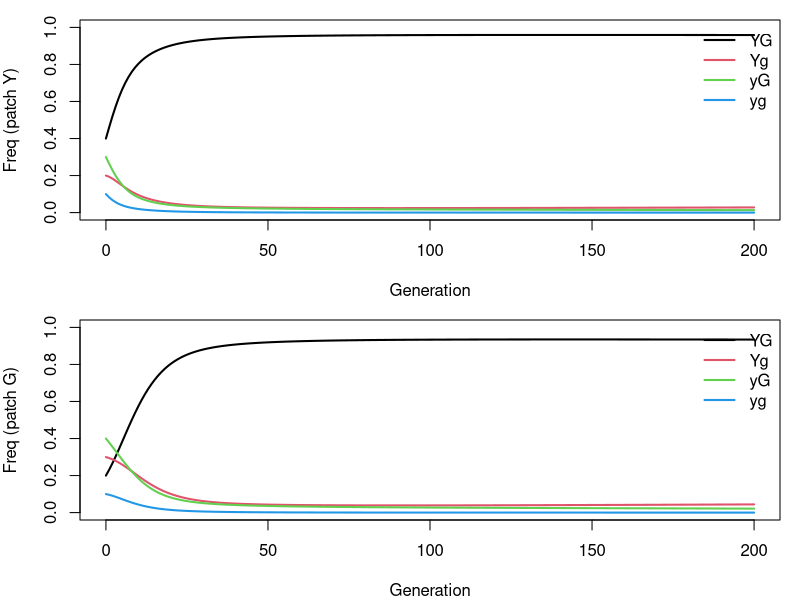
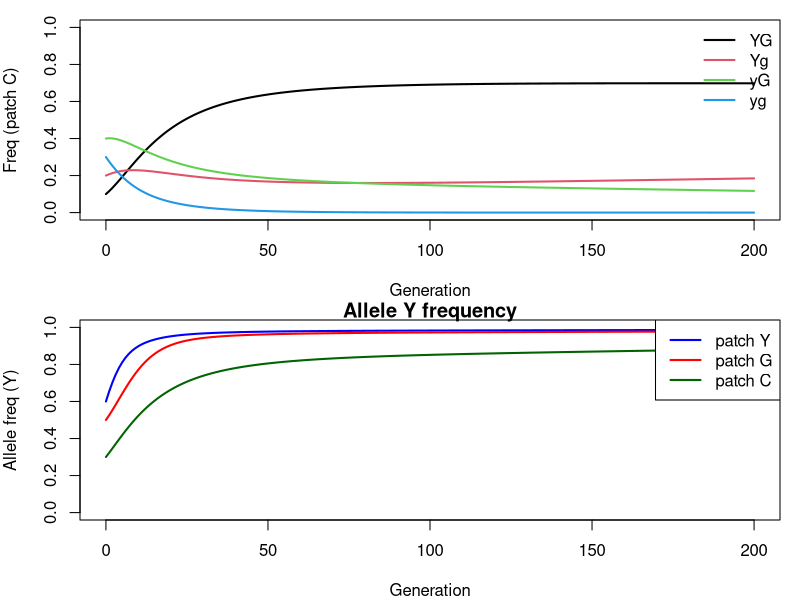

Source code (R) for these figures, in order:
#modele: 4 génotypes (YG, Yg, yG, yg) dans 3 patches (Y, G, C)
# Selection (fitness depends on patch and genotype) -> normalize -> migration with m1, m2

#patch Y: traité fortement avec le fongicide (région)
#patch G: traité moyen
#patch C: non traité

# PARAMÈTRES
gens <- 200            # nb de generation
m1 <- 0.05             # migration rate from patch G into Y (choisir aléatoire)
m2 <- 0.03             # migration rate from patch C into Y (choisir aléatoire)
stopifnot(m1 + m2 <= 1)

# génotypes
gtypes <- c("YG","Yg","yG","yg")

# Fitness (valeur sélective w): matrix (patch x génotype)
#valeur choisit aléatoire et fixé et on peut modifier
W <- matrix(c(
  # YG  Yg  yG  yg   <- genotype columns
  1.3,1.0,0.9,0.8,  # patch Y
  1.1,1.0,0.95,0.9, # patch G
  0.9,1.0,1.0,0.95  # patch C
), nrow=3, byrow=TRUE, dimnames=list(c("Y","G","C"), gtypes))

# Frequencies initiales: sum = 1
pY <- c(YG=0.4, Yg=0.2, yG=0.3, yg=0.1)
pG <- c(YG=0.2, Yg=0.3, yG=0.4, yg=0.1)
pC <- c(YG=0.1, Yg=0.2, yG=0.4, yg=0.3)
stopifnot(abs(sum(pY)-1) < 1e-8, abs(sum(pG)-1) < 1e-8, abs(sum(pC)-1) < 1e-8)

# Data frame
res <- data.frame(gen = 0:gens,
                  Y_YG=NA, Y_Yg=NA, Y_yG=NA, Y_yg=NA,
                  G_YG=NA, G_Yg=NA, G_yG=NA, G_yg=NA,
                  C_YG=NA, C_Yg=NA, C_yG=NA, C_yg=NA)

res[1, 2:13] <- c(pY, pG, pC)

#SIMULATION
for (t in 1:gens) {
  # Selection step: multiply by fitness, then normalize in each patch
  # patch Y
  wbar_Y <- sum(pY * W["Y", ]) #formule déjà fourni en cours
  pY_sel <- (pY * W["Y", ]) / wbar_Y #formule déjà fourni en cours
  
  # patch G
  wbar_G <- sum(pG * W["G", ])
  pG_sel <- (pG * W["G", ]) / wbar_G
  
  # patch C
  wbar_C <- sum(pC * W["C", ])
  pC_sel <- (pC * W["C", ]) / wbar_C
  
  # Migration step
  # new freq in Y receives (1 - m1 - m2) of its selected individuals, plus m1 from G and m2 from C
  pY_new <- (1 - m1 - m2) * pY_sel + m1 * pG_sel + m2 * pC_sel
  pG_new <- (1 - m1 - m2) * pG_sel + m1 * pY_sel + m2 * pC_sel
  pC_new <- (1 - m1 - m2) * pC_sel + m1 * pY_sel + m2 * pG_sel
  
  # numerical safety: renormalize if tiny numeric error
  pY <- pY_new / sum(pY_new)
  pG <- pG_new / sum(pG_new)
  pC <- pC_new / sum(pC_new)
  
  res[t+1, 2:13] <- c(pY, pG, pC)
}

# PLOTTING: genotype frequencies per patch
par(mfrow=c(2,1), mar=c(4,4,1,1))
# Patch Y
matplot(res$gen, as.matrix(res[, c("Y_YG","Y_Yg","Y_yG","Y_yg")]), type="l", lty=1, lwd=2,
        xlab="Generation", ylab="Freq (patch Y)", ylim=c(0,1), col=1:4)
#utiliser matplotlib pour faire le plot en R
legend("topright", legend=gtypes, col=1:4, lwd=2, bty="n")

# Patch G
matplot(res$gen, as.matrix(res[, c("G_YG","G_Yg","G_yG","G_yg")]), type="l", lty=1, lwd=2,
        xlab="Generation", ylab="Freq (patch G)", ylim=c(0,1), col=1:4)
legend("topright", legend=gtypes, col=1:4, lwd=2, bty="n")

# Patch C (separate plot)
plot(res$gen, res$C_YG, type="l", col=1, lwd=2, ylim=c(0,1),
     xlab="Generation", ylab="Freq (patch C)")
lines(res$gen, res$C_Yg, col=2, lwd=2)
lines(res$gen, res$C_yG, col=3, lwd=2)
lines(res$gen, res$C_yg, col=4, lwd=2)
legend("topright", legend=gtypes, col=1:4, lwd=2, bty="n")

#calculer alleles frequences
alleles <- data.frame(gen=res$gen,
                      Y_Y = res$Y_YG + res$Y_Yg,  # allele Y frequency in patch Y
                      Y_G = res$Y_yG + res$Y_yg,  # allele G frequency in patch Y (note naming)
                      G_Y = res$G_YG + res$G_Yg,
                      G_G = res$G_yG + res$G_yg,
                      C_Y = res$C_YG + res$C_Yg,
                      C_G = res$C_yG + res$C_yg)

# plot allele Y frequency across patches = ce code pour fusionner toutes les lines/plot dans 1 graph
plot(alleles$gen, alleles$Y_Y, type="l", col="blue", lwd=2, ylim=c(0,1),
     xlab="Generation", ylab="Allele freq (Y)", main="Allele Y frequency")
lines(alleles$gen, alleles$G_Y, col="red", lwd=2)
lines(alleles$gen, alleles$C_Y, col="darkgreen", lwd=2)
legend("topright", legend=c("patch Y","patch G","patch C"), col=c("blue","red","darkgreen"), lwd=2)
